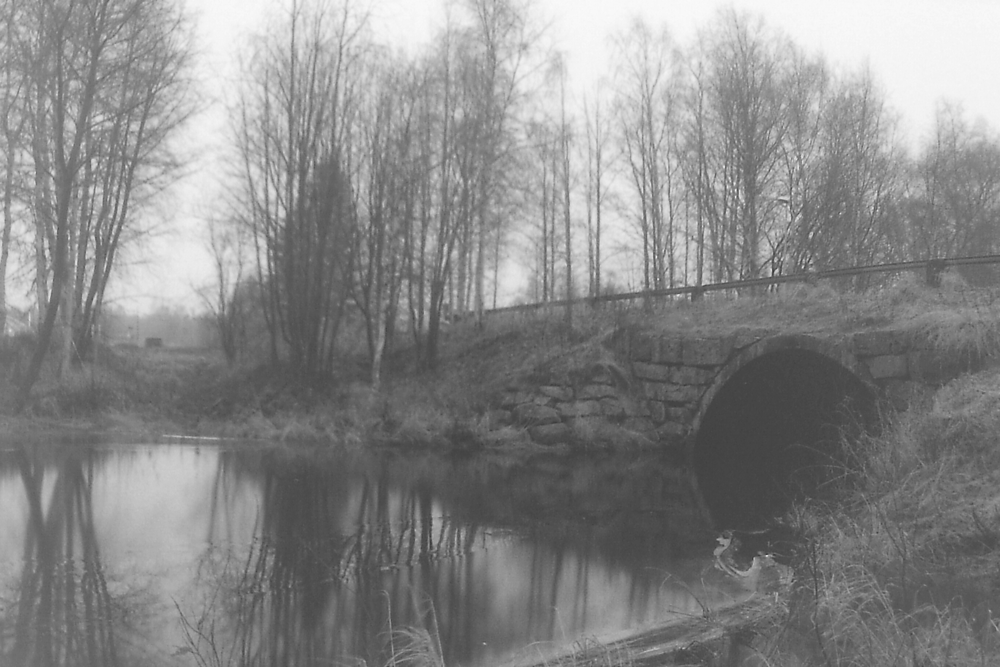
#> input picture resources/view.png, 1000 x 667 px, shrunk from 2736 x 1824 before the run
$ python hist.py
#> lines starting #> are read from the running program, lines starting #| are printed output that depends on the picture
import cv2
import numpy as np
from matplotlib import pyplot as plt

img = cv2.imread('../resources/view.png', 0)
#> img is the input picture: shape (667, 1000); min 50, max 250, mean 136.2

hist,bins = np.histogram(img.flatten(),256,[0,256])
#> hist = 256 values, max 8615 at index 99, min 0 at index 0, mean 2605.5; bins = 257 values from 0 to 256

cdf = hist.cumsum()
#> cdf = 256 values from 0 to 667000
cdf_normalized = cdf * hist.max()/ cdf.max()
#> cdf_normalized = 256 values from 0 to 8615

plt.subplot(2,2,1)
plt.plot(cdf_normalized, color = 'b')
plt.legend(('cdf_normalized','histogram'), loc = 'upper left')
plt.subplot(2,2,2)
plt.hist(img.flatten(),256,[0,256], color = 'r')
plt.xlim([0,256])
plt.legend(('cdf','histogram'), loc = 'upper left')


equ = cv2.equalizeHist(img)
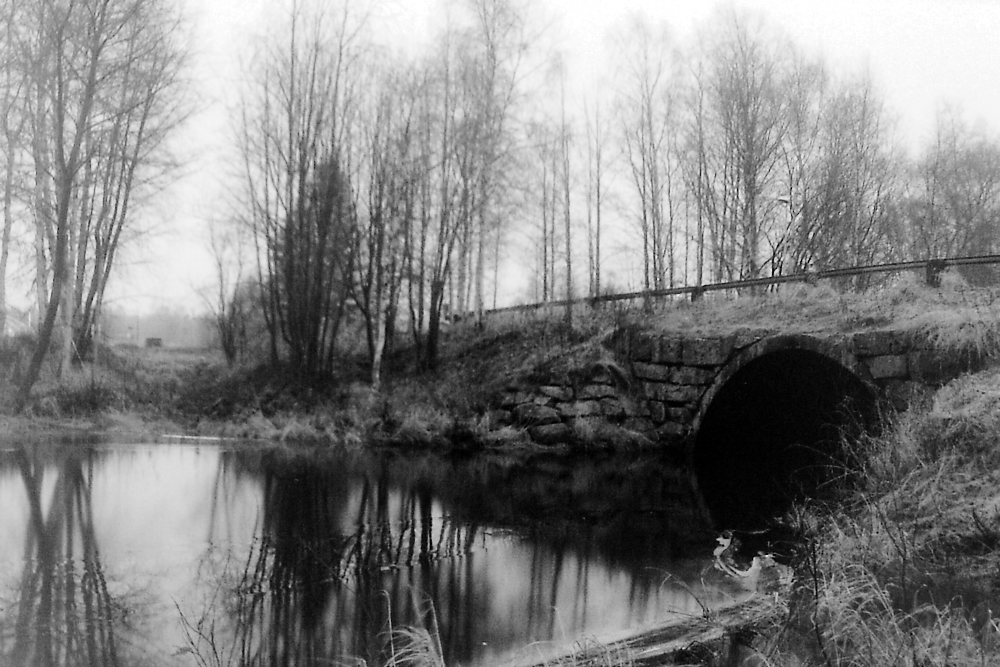
#> equ: shape (667, 1000); min 0, max 255, mean 128.4
res = np.hstack((img,equ)) #stacking images side-by-side
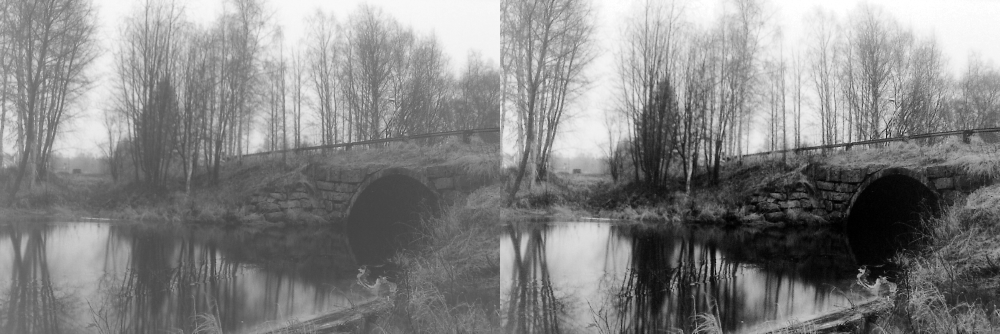
#> res: shape (667, 2000) (shown at 1/2 size); min 0, max 255, mean 132.3
plt.subplot(2,2,3)
plt.imshow(res,cmap = 'gray')

plt.show()
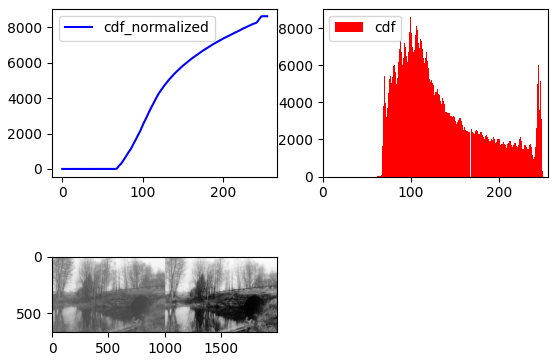
#> figure drawn by matplotlib, 3 panels; panel 1: curve peaks at x = 250, y = 8615; panel 2: tallest bar 8615 high, from x = 99 to 100

$ run again, with resources/donald.jpg saved as resources/view.png
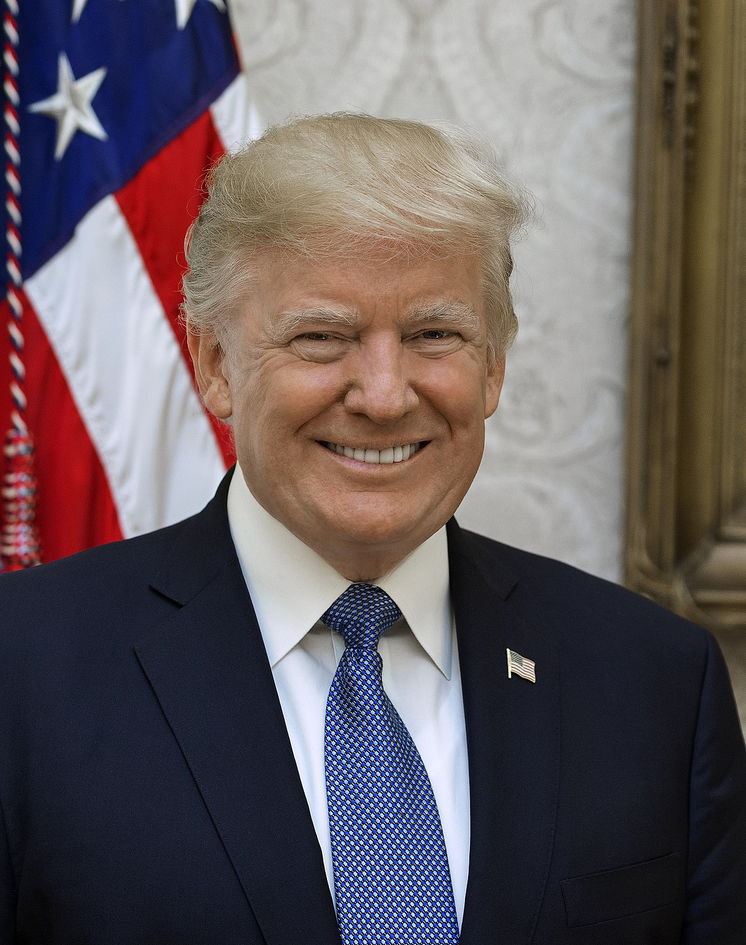
#> input picture resources/donald.jpg, 746 x 945 px, shrunk from 1200 x 1520 before the run
#> `img = cv2.imread('../resources/view.png', 0)`:
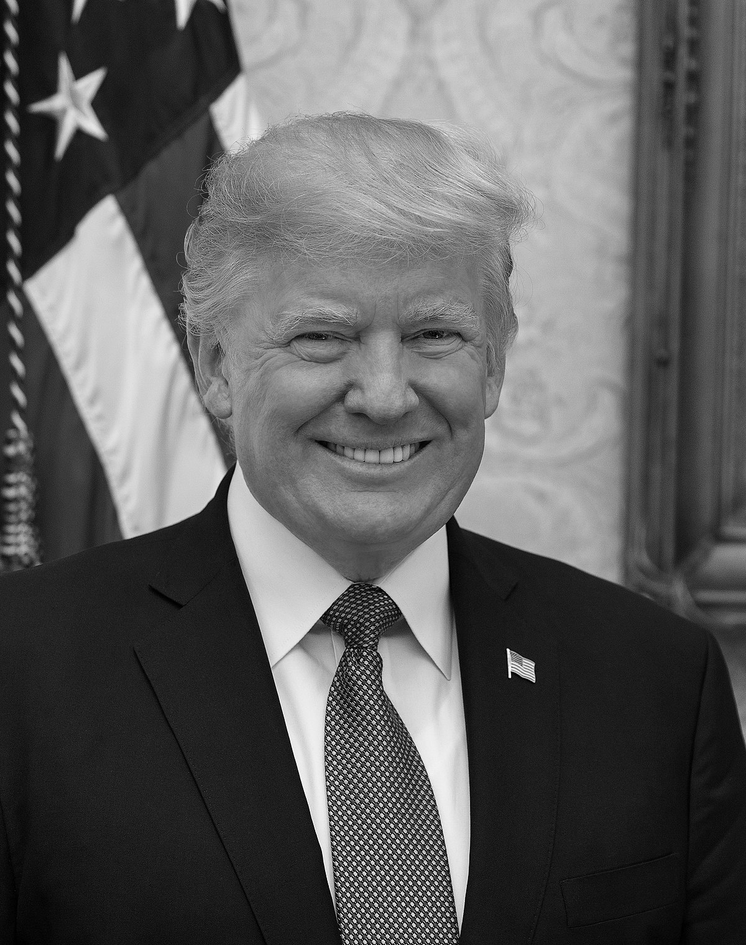
#> img: shape (945, 746); min 0, max 255, mean 94.5
#> hist = 256 values, max 17283 at index 29, min 5 at index 255, mean 2753.8; bins = 257 values from 0 to 256
#> cdf = 256 values from 427 to 704970
#> cdf_normalized = 256 values from 10.47 to 17283
#> `plt.show()`:
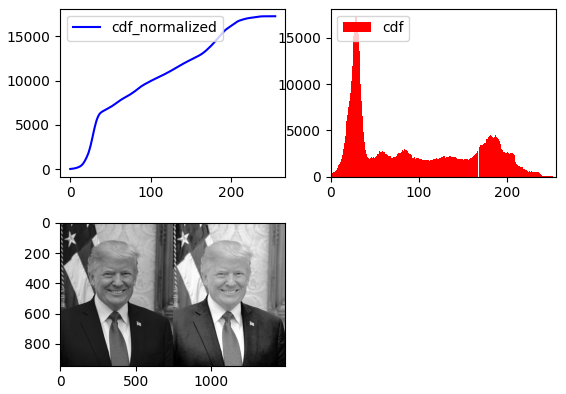
#> figure drawn by matplotlib, 3 panels; panel 1: curve peaks at x = 255, y = 17283; panel 2: tallest bar 17283 high, from x = 29 to 30
